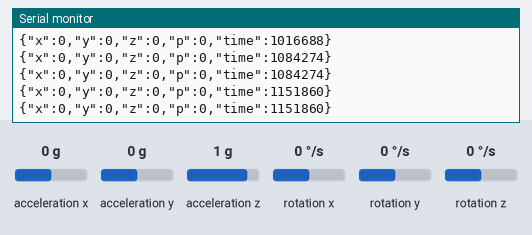
Simulated run of this sketch. Board: Arduino Uno, built for the host (arithmetic inside an expression is 32-bit, double 64-bit). Parts: the last lines printed to the serial monitor. The inputs (shaded band) are chosen by the test bench; at power-on: rotation x 0 °/s, rotation y 0 °/s, rotation z 0 °/s, acceleration x 0 g, acceleration y 0 g, acceleration z 1 g. No radio packets arrive unless stated.

Above: at 1.2 s.
1.3 s: rotation x set to -192 °/s
At 1.35 s:
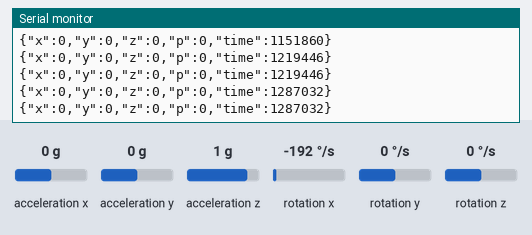
2.8 s: rotation y set to 100 °/s
At 2.85 s:
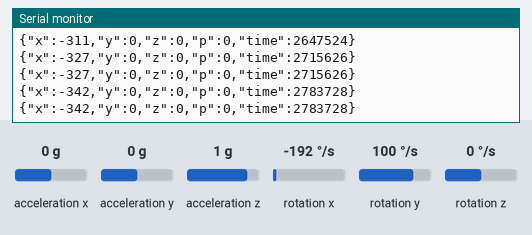
5.8 s: rotation z set to -192 °/s
At 5.8 s:
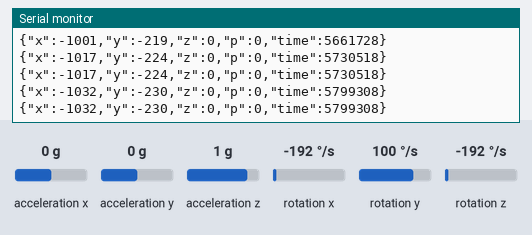
Timing chart, 0 to 8.8 s (numbered marks = the images above; inputs shaded):
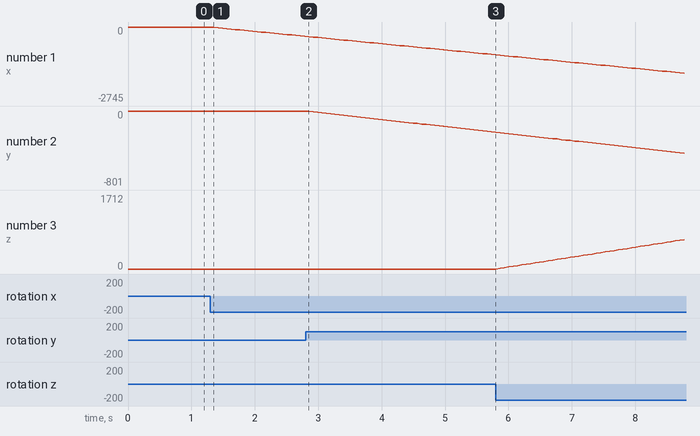

Measured:
- plotted number 1: 0 → -342 after the input at 1.3 s

The sketch:

tx.ino
```cpp
#include "MPU9250.h"
#include <VirtualWire.h> // Inclui biblioteca necessária para comunicação
#include <ArduinoJson.h>

// an MPU9250 object with the MPU-9250 sensor on I2C bus 0 with address 0x68
MPU9250 IMU(Wire,0x68);
int status;

//Usado para calcular o angulo - Variaveis do acelerometro
double accXangle;
double accYangle;
double accZangle;
//Usado para calcular o angulo - Variaveis do giroscopio
double gyroXangle = 0;
double gyroYangle = 0;
double gyroZangle = 0;

uint32_t timer;

typedef struct {
  double gyroXangle;
  double gyroYangle;
  double gyroZangle;

} Values;


void setup() {
// serial to display data
  Serial.begin(115200);
  while(!Serial) {}
  Serial.println("Serial started");

  vw_set_tx_pin(11);       // Configura o pino Digital utilizado pelo Módulo Transmissor
  vw_setup(2000);          // Bits per segundo

  // start communication with IMU
  status = IMU.begin();
  status = IMU.setGyroRange(MPU9250::GYRO_RANGE_1000DPS);
  if (status < 0) {
    Serial.println("IMU initialization unsuccessful");
    Serial.println("Check IMU wiring or try cycling power");
    Serial.print("Status: ");
    Serial.println(status);
    while(1) {}
  }
  timer = micros();
}


void loop() {

  //Read the sensor
  IMU.readSensor();
  Values r = getGyro();
  sendJson(r.gyroXangle, r.gyroYangle, r.gyroZangle, 0);
}

Values getGyro(){
  int16_t ax = IMU.getAccelX_mss(), ay = IMU.getAccelY_mss(), az = IMU.getAccelZ_mss();
  int16_t gx = IMU.getGyroX_rads(), gy = IMU.getGyroY_rads(), gz = IMU.getGyroZ_rads();

  // Calcular os angulos com base nos sensores do acelerometro
  accXangle = (atan2(ax,az) + PI) * RAD_TO_DEG;
  accYangle = (atan2(ay,az) + PI) * RAD_TO_DEG;
  accZangle = (atan2(ax,ay) + PI) * RAD_TO_DEG;

  double gyroXrate = ((double)gx / 131.0);
  double gyroYrate = -((double)gy / 131.0);
  double gyroZrate = -((double)gz / 131.0);

  //###################### Calcular o ângulo de giro sem qualquer filtro #########################
  gyroXangle += gyroXrate*((double)(micros()-timer)/100);
  gyroYangle += gyroYrate*((double)(micros()-timer)/100);
  gyroZangle += gyroZrate*((double)(micros()-timer)/100);

  timer = micros();
  Values r;
  r.gyroXangle = gyroXangle;
  r.gyroYangle = gyroYangle;
  r.gyroZangle = gyroZangle;
//  delay(1);
  return r;
}

void send (char *message) {
  Serial.println(message);
  vw_send((uint8_t *)message, strlen(message));
  vw_wait_tx();                  // Aguarda o envio de dados
}

void sendJson(double x, double y, double z, double p) {
    StaticJsonBuffer<200> jsonBuffer;
    JsonObject& root = jsonBuffer.createObject();
    root["x"] = (int)x;
    root["y"] = (int)y;
    root["z"] = (int)z;
    root["p"] = p;
    root["time"] = micros();

    char json[100];

    root.printTo(json);

//    sprintf(json, "{\"x\":%f,\"y\":%f,\"z\":%f, \"p\":%f, \"timer\":%d}", f, y, z, p, micros());
    Serial.println(json);
    send(json); //Envia via radio
}
```
